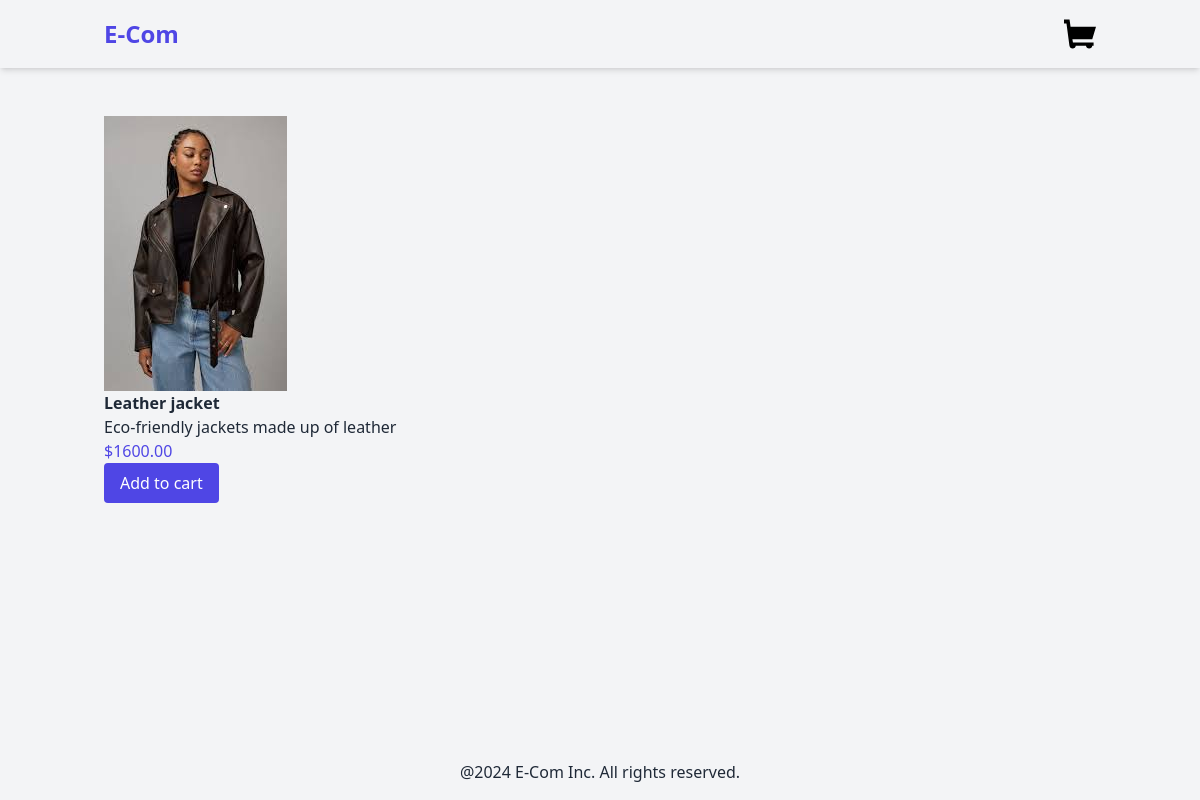
Page /product/2/leather-jacket/ on the committed database.
### products/models.py (models this page shows, shortened)
class Product(models.Model):
    category = models.ForeignKey(Category, related_name='products', on_delete=models.CASCADE)
    name = models.CharField(max_length=250)
    slug = models.SlugField(max_length=250)
    description = models.TextField(blank=True)
    price = models.DecimalField(max_digits=10, decimal_places=2)
    available = models.BooleanField(default=True)
    created = models.DateTimeField(auto_now_add=True)
    updated = models.DateTimeField(auto_now=True)
    image = models.ImageField(upload_to='products', blank=True, null=True)

### products/views.py (the view)
# urls.py: path('product/<int:id>/<slug:slug>/', views.product_detail, name="product_detail"),
def product_detail(request, id, slug):
    product = get_object_or_404(Product, id=id, slug=slug, available=True)
    return render(request, 'products/product/detail.html', {'product':product})

### products/templates/products/product/detail.html (shortened to what this page needs)
{% extends "base.html" %}
{%block content%}
<div class="container mx-auto p-4 flex">
<div>
    {%if product.image%}
    <img src="{{product.image.url}}" alt={{product.name}} class="max-h-[80vh]">
    {%else%}
    <p>The image is not available</p>
    {%endif%}
    <h3 class="font-semibold">{{product.name}}</h3>
    <p>{{product.description}}</p>
    <p class="text-indigo-600">${{product.price}}</p>
    <form action="{%url 'cart:cart_add' product.id%}" method="post" id="add-to-cart-form">
        <button type="submit" class="bg-indigo-600 text-white px-4 py-2 rounded">Add to cart</button>
    </form>
</div>
</div>
    {%endblock%}

### rows in the picture
Product: image (picture), name "Leather jacket", description "Eco-friendly jackets made up of leather", price "1600.00"
